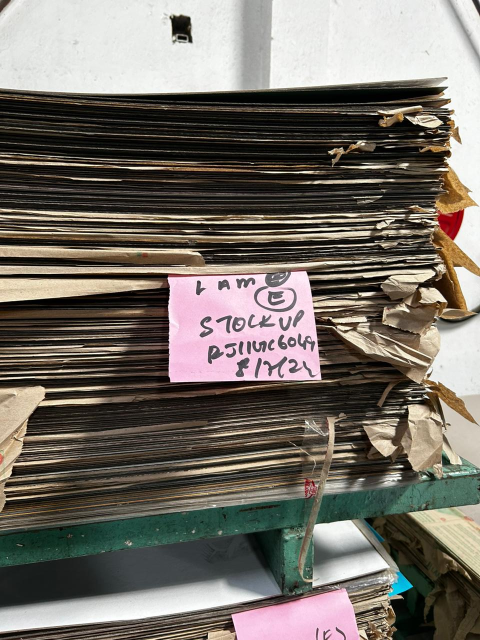
#> input picture images/1.jpeg, 960 x 1280 px (shown at 1/2 size)
$ python -i sheet_counter.py   (imports and definitions only)
#> lines starting #> are read from the running program, lines starting #| are printed output that depends on the picture; after the words box and inside, x2 and y2 are one past the last pixel; in counts of white or black regions, pixels touching at a corner belong together
'''The sheet counter approach begins with preprocessing the image by converting it to grayscale,
applying median filtering, and using histogram equalization for better contrast. Edge detection
with the Canny edge detector highlights the sheet boundaries, followed by detecting lines using
the Hough Line Transform. Detected lines are classified as vertical or horizontal, sorted, and
grouped based on proximity. Representative lines are then drawn on the original image to visualize
the sheet boundaries, and the number of sheets is calculated by counting these lines. '''

import cv2
import numpy as np
import os

def count_sheets(image_path):
#> called with image_path = 'images/1.jpeg'
    try:
        # Load the image in grayscale
        gray = cv2.imread(image_path, cv2.IMREAD_GRAYSCALE)
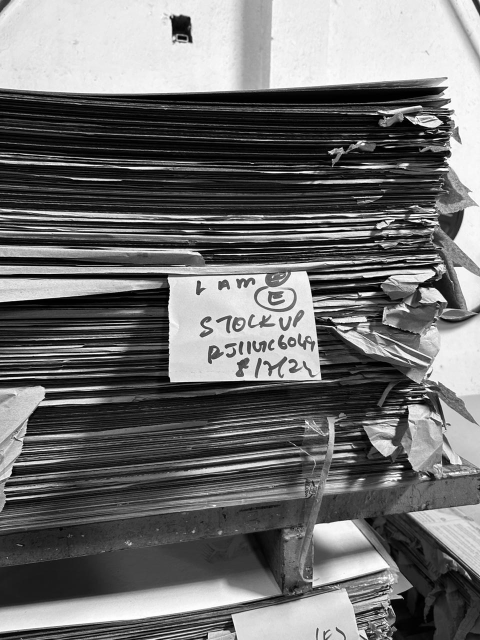
#> gray: shape (1280, 960) (shown at 1/2 size); min 0, max 255, mean 111.8
        if gray is None:
            raise ValueError("Invalid image file")

        # Preprocess the image
        median_filtered = cv2.medianBlur(gray, 3)
        equalized = cv2.equalizeHist(median_filtered)
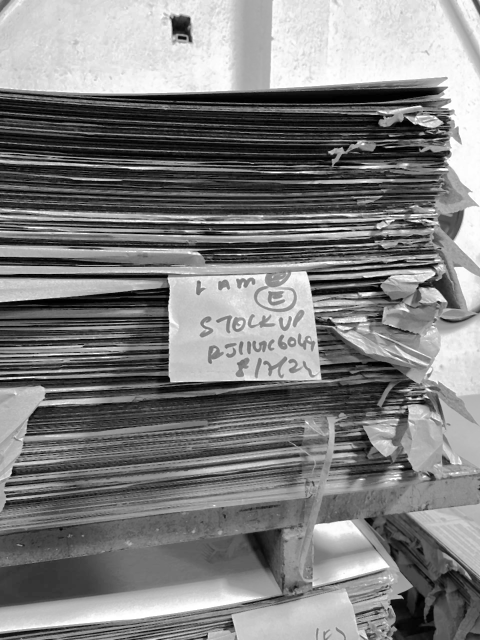
#> equalized: shape (1280, 960) (shown at 1/2 size); min 0, max 255, mean 127.7
        edges = cv2.Canny(equalized, 90, 290)
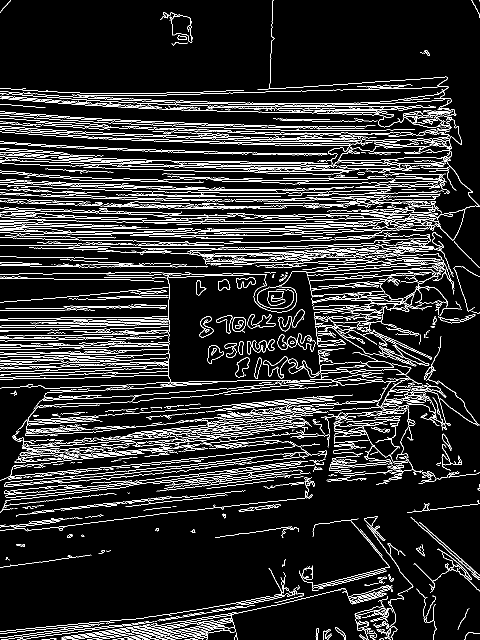
#> edges: shape (1280, 960) (shown at 1/2 size); 10.3% white in thin lines or dots

        # Detect lines using Hough Line Transform
        lines = cv2.HoughLinesP(edges, 1, np.pi/180, threshold=20, minLineLength=55, maxLineGap=5)
#> lines = 267 rows, first 6: [467, 337, 523, 337], [411, 447, 535, 447], [537, 402, 621, 400], [465, 205, 521, 206], [501, 830, 585, 822], [59, 904, 364, 878]

        # Load the original image to draw lines on it
        image_with_lines = cv2.imread(image_path)
#> image_with_lines is the input picture: shape (1280, 960, 3); mean B, G, R 103, 110.9, 116.9
        vertical_lines = []
        horizontal_lines = []

        if lines is not None:
            for line in lines:
                x1, y1, x2, y2 = line[0]
                if abs(x1 - x2) < 6:
                    vertical_lines.append((x1, min(y1, y2), max(y1, y2)))
                elif abs(y1 - y2) < 6:
                    horizontal_lines.append((y1, min(x1, x2), max(x1, x2)))
#> this loop made 267 passes
#> after the loop, horizontal_lines = 154 items, first 6: (337, 467, 523), (447, 411, 535), (402, 537, 621), (205, 465, 521), (207, 584, 640), (399, 269, 326); vertical_lines = []

        # Determine the predominant direction of the lines
        if len(vertical_lines) > len(horizontal_lines):
            predominant_lines = vertical_lines
            direction = 'vertical'
        else:
            predominant_lines = horizontal_lines
#> predominant_lines has the same summary as horizontal_lines
            direction = 'horizontal'

        # Sort the lines based on their coordinates
        predominant_lines.sort()

        # Group nearby lines together
        grouped_lines = []
        group_threshold = 3
        current_group = []

        for coord, min_pos, max_pos in predominant_lines:
            if not current_group or abs(coord - current_group[-1][0]) <= group_threshold:
                current_group.append((coord, min_pos, max_pos))
            else:
                representative_coord = max(current_group, key=lambda item: item[2])[0]
                grouped_lines.append(representative_coord)
                current_group = [(coord, min_pos, max_pos)]
#> this loop made 154 passes
#> (coord, min_pos, max_pos, representative_coord) on passes 2, 4, 7, 11, 12, 15, 18, 20, 21, 22, 29, 32: (177, 539, 595, 159), (184, 369, 428, 177), (191, 194, 284, 184), (199, 222, 290, 195), (205, 465, 521, 199), (214, 421, 504, 207), (223, 629, 705, 214), (236, 4, 61, 223), (244, 335, 391, 236), (253, 598, 733, 244), (269, 701, 776, 253), (280, 338, 411, 269)
#> (representative_coord, current_group) on passes 61, 62, 66, 71, 72, 75: (385, [(391, 291, 367)]), (391, [(397, 619, 702)]), (397, [(409, 636, 692)]), (409, [(418, 92, 157)]), (418, [(423, 225, 285)]), (424, [(429, 587, 659)])
#> after the loop, grouped_lines = 73 values from 159 to 931

        if current_group:
            representative_coord = max(current_group, key=lambda item: item[2])[0]
#> representative_coord = 1250
            grouped_lines.append(representative_coord)

        # Draw the grouped lines on the image
        for coord in grouped_lines:
            if direction == 'vertical':
                cv2.line(image_with_lines, (coord, 0), (coord, image_with_lines.shape[0]), (0, 255, 0), 1)
            else:
                cv2.line(image_with_lines, (0, coord), (image_with_lines.shape[1], coord), (0, 255, 0), 1)
#> this loop made 74 passes
#> coord on passes 1 to 12: 159, 177, 184, 195, 199, 207, 214, 223, 236, 244, 253, 269
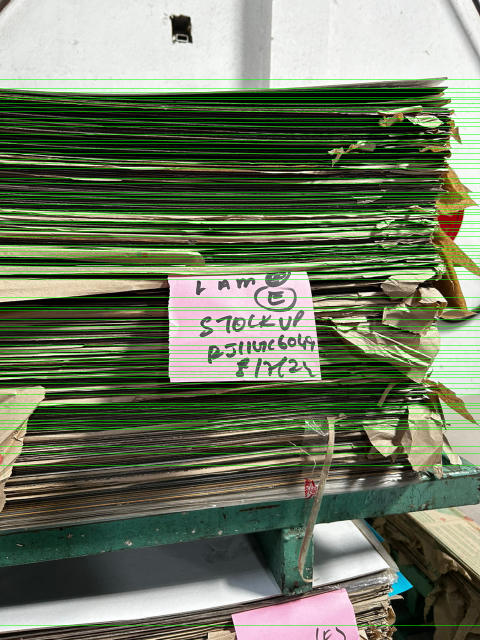
#> image_with_lines: shape (1280, 960, 3) (shown at 1/2 size); 5.78% of pixels changed, all inside (x1, y1, x2, y2) = (0, 159, 960, 1251)

        # Save the processed image
        processed_image_path = os.path.join('processed', os.path.basename(image_path))
        cv2.imwrite(processed_image_path, image_with_lines)

        # Calculate the number of sheets
        number_of_sheets = len(grouped_lines) - 1
#> number_of_sheets = 73
        return number_of_sheets, processed_image_path
    except Exception as e:
        return str(e), None

>>> result = count_sheets('images/1.jpeg')
#> result = (73, 'processed/1.jpeg')

$ run again, on images/2.jpeg
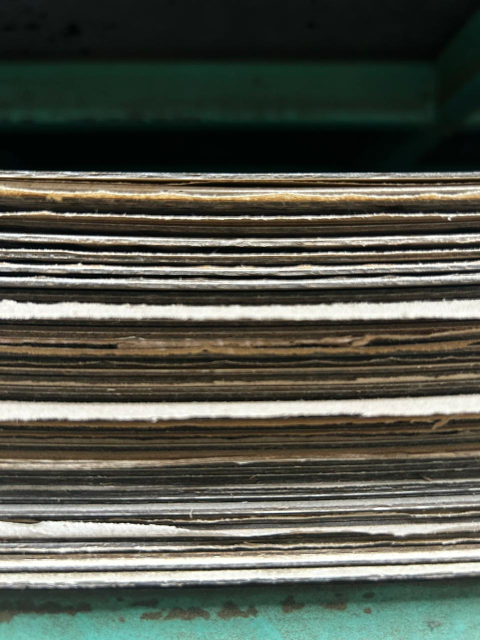
#> input picture images/2.jpeg, 960 x 1280 px (shown at 1/2 size)
#> in count_sheets, `edges = cv2.Canny(equalized, 90, 290)`:
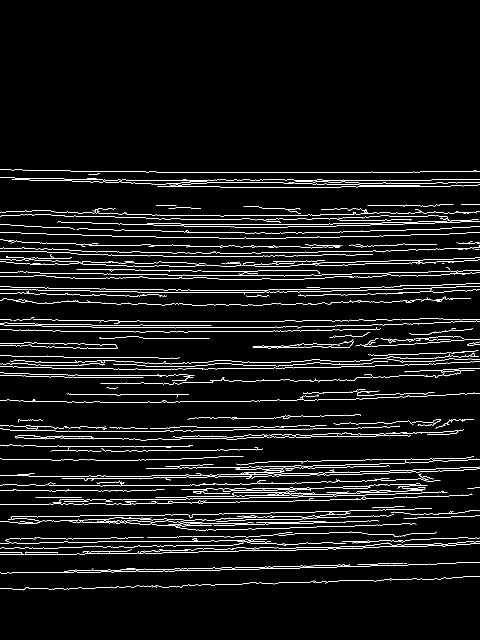
#> edges: shape (1280, 960) (shown at 1/2 size); 4.8% white in thin lines or dots, all inside (x1, y1, x2, y2) = (0, 338, 960, 1181)
#> lines = 138 rows, first 6: [551, 966, 634, 965], [632, 367, 689, 368], [760, 360, 862, 360], [330, 998, 548, 995], [84, 486, 151, 487], [441, 374, 559, 374]
#> in count_sheets, image_with_lines is the input picture: shape (1280, 960, 3); mean B, G, R 75, 85.2, 82.3
#> the loop in count_sheets, `for line in lines:` made 138 passes
#> after the loop in count_sheets, `for line in lines:`: horizontal_lines = 137 items, first 6: (966, 551, 634), (367, 632, 689), (360, 760, 862), (998, 330, 548), (486, 84, 151), (374, 441, 559); vertical_lines = []
#> predominant_lines has the same summary as horizontal_lines
#> the loop in count_sheets, `for coord, min_pos, max_pos in predominant_lines:` made 137 passes
#> (coord, min_pos, max_pos, representative_coord) on passes 5, 6, 14, 16, 17, 22, 24, 25: (355, 23, 128, 343), (359, 863, 931, 355), (426, 781, 837, 359), (433, 186, 259, 426), (448, 595, 665, 433), (458, 176, 242, 451), (465, 560, 649, 460), (471, 201, 256, 465)
#> after the loop in count_sheets, `for coord, min_pos, max_pos in predominant_lines:`: grouped_lines = 61 values from 343 to 1144
#> in count_sheets, `representative_coord = max(current_group, key=lambda item: item[2])[0]`: representative_coord = 1165
#> the loop in count_sheets, `for coord in grouped_lines:` made 62 passes
#> coord on passes 1 to 8: 343, 355, 359, 426, 433, 451, 460, 465
#> after the loop in count_sheets, `for coord in grouped_lines:`:
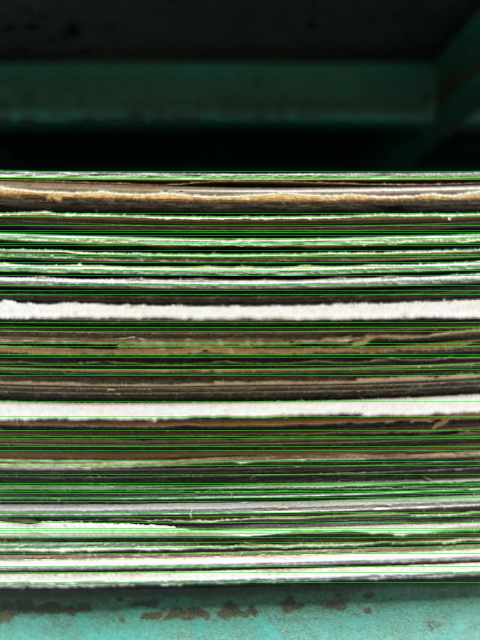
#> image_with_lines: shape (1280, 960, 3) (shown at 1/2 size); 4.84% of pixels changed, all inside (x1, y1, x2, y2) = (0, 343, 960, 1166)
#> number_of_sheets = 61
#> result = (61, 'processed/2.jpeg')

$ run again, on images/3.jpeg
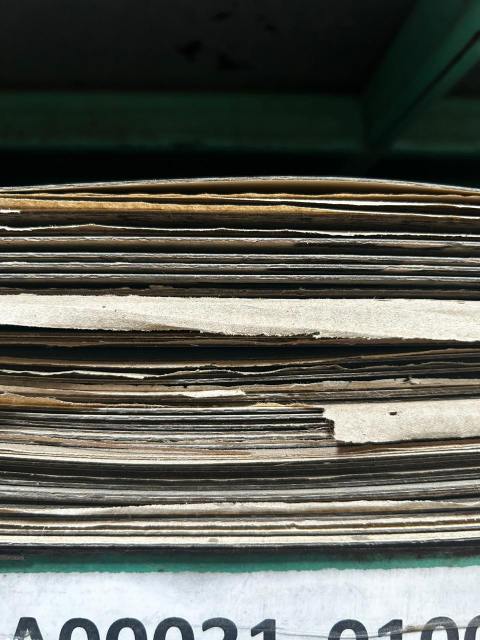
#> input picture images/3.jpeg, 960 x 1280 px (shown at 1/2 size)
#> in count_sheets, `edges = cv2.Canny(equalized, 90, 290)`:
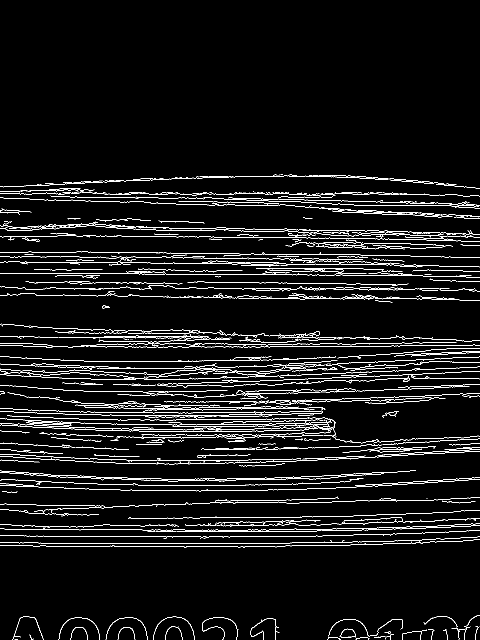
#> edges: shape (1280, 960) (shown at 1/2 size); 5.2% white in thin lines or dots, all inside (x1, y1, x2, y2) = (0, 349, 960, 1280)
#> lines = 150 rows, first 6: [595, 576, 653, 576], [465, 457, 531, 458], [77, 1086, 234, 1086], [48, 1072, 202, 1072], [570, 801, 765, 795], [194, 736, 256, 736]
#> in count_sheets, image_with_lines is the input picture: shape (1280, 960, 3); mean B, G, R 85, 93, 91.2
#> the loop in count_sheets, `for line in lines:` made 150 passes
#> after the loop in count_sheets, `for line in lines:`: horizontal_lines = 145 items, first 6: (576, 595, 653), (457, 465, 531), (1086, 77, 234), (1072, 48, 202), (736, 194, 256), (692, 153, 208); vertical_lines = []
#> predominant_lines has the same summary as horizontal_lines
#> the loop in count_sheets, `for coord, min_pos, max_pos in predominant_lines:` made 145 passes
#> (coord, min_pos, max_pos, representative_coord) on passes 2, 3, 4, 5, 12, 13, 16, 21: (358, 319, 437, 352), (362, 234, 320, 358), (369, 99, 185, 362), (395, 279, 356, 369), (410, 708, 880, 401), (457, 465, 531, 410), (472, 9, 114, 461), (492, 669, 725, 476)
#> after the loop in count_sheets, `for coord, min_pos, max_pos in predominant_lines:`: grouped_lines = 58 values from 352 to 1081
#> in count_sheets, `representative_coord = max(current_group, key=lambda item: item[2])[0]`: representative_coord = 1090
#> the loop in count_sheets, `for coord in grouped_lines:` made 59 passes
#> coord on passes 1 to 8: 352, 358, 362, 369, 401, 410, 461, 476
#> after the loop in count_sheets, `for coord in grouped_lines:`:
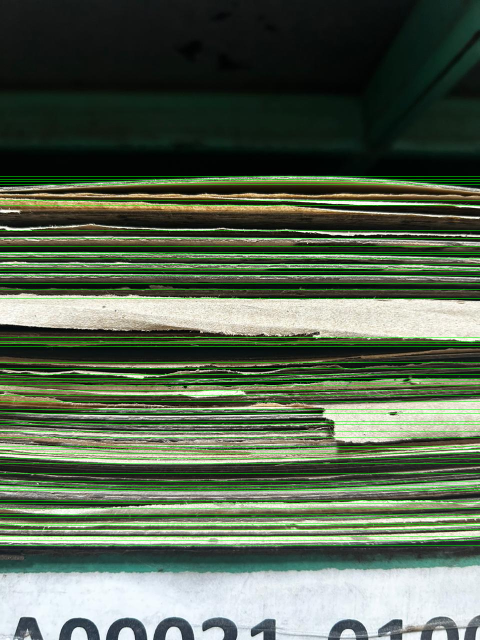
#> image_with_lines: shape (1280, 960, 3) (shown at 1/2 size); 4.61% of pixels changed, all inside (x1, y1, x2, y2) = (0, 352, 960, 1091)
#> number_of_sheets = 58
#> result = (58, 'processed/3.jpeg')

$ run again, on images/4.jpeg
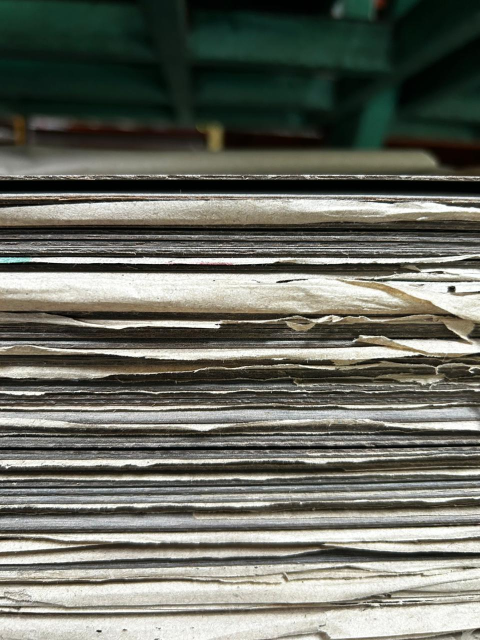
#> input picture images/4.jpeg, 960 x 1280 px (shown at 1/2 size)
#> in count_sheets, `edges = cv2.Canny(equalized, 90, 290)`:
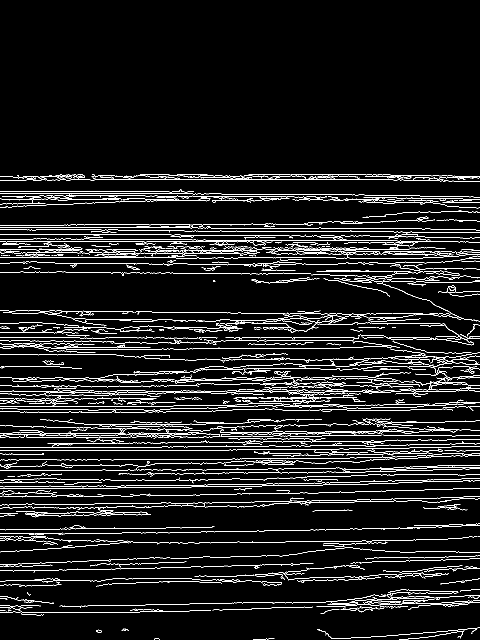
#> edges: shape (1280, 960) (shown at 1/2 size); 6.8% white in thin lines or dots, all inside (x1, y1, x2, y2) = (0, 348, 960, 1280)
#> lines = 196 rows, first 6: [189, 359, 635, 359], [0, 675, 159, 675], [332, 1065, 518, 1062], [497, 349, 780, 349], [476, 515, 671, 515], [857, 782, 916, 782]
#> in count_sheets, image_with_lines is the input picture: shape (1280, 960, 3); mean B, G, R 98.2, 107.8, 105.6
#> the loop in count_sheets, `for line in lines:` made 196 passes
#> after the loop in count_sheets, `for line in lines:`: horizontal_lines = 191 items, first 6: (359, 189, 635), (675, 0, 159), (1065, 332, 518), (349, 497, 780), (515, 476, 671), (782, 857, 916); vertical_lines = []
#> predominant_lines has the same summary as horizontal_lines
#> the loop in count_sheets, `for coord, min_pos, max_pos in predominant_lines:` made 191 passes
#> (coord, min_pos, max_pos, representative_coord) on passes 8, 9, 22, 23, 24, 28, 36, 41: (382, 135, 301, 355), (386, 87, 143, 382), (407, 5, 88, 396), (441, 853, 912, 407), (449, 129, 436, 441), (454, 112, 212, 449), (468, 107, 213, 457), (478, 0, 72, 472)
#> after the loop in count_sheets, `for coord, min_pos, max_pos in predominant_lines:`: grouped_lines = 61 values from 355 to 1208
#> in count_sheets, `representative_coord = max(current_group, key=lambda item: item[2])[0]`: representative_coord = 1223
#> the loop in count_sheets, `for coord in grouped_lines:` made 62 passes
#> coord on passes 1 to 8: 355, 382, 396, 407, 441, 449, 457, 472
#> after the loop in count_sheets, `for coord in grouped_lines:`:
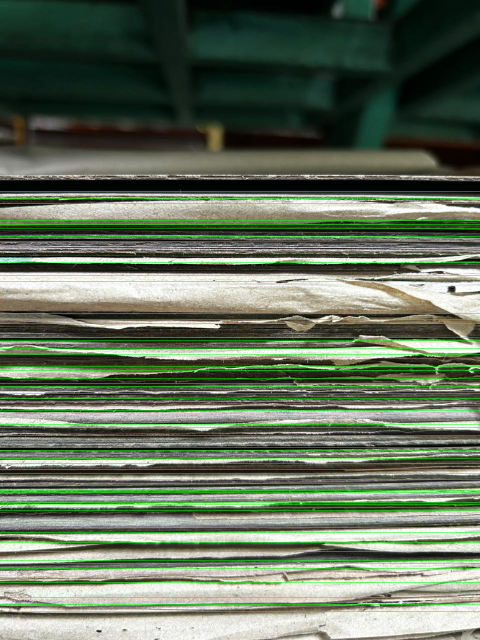
#> image_with_lines: shape (1280, 960, 3) (shown at 1/2 size); 4.84% of pixels changed, all inside (x1, y1, x2, y2) = (0, 355, 960, 1224)
#> number_of_sheets = 61
#> result = (61, 'processed/4.jpeg')
